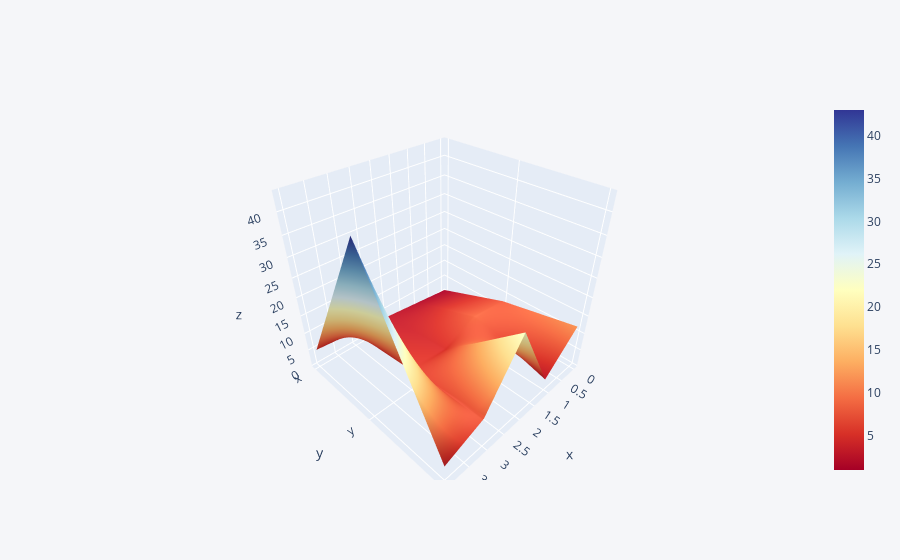

The notebook cell this image was saved under:
### Code cell
df3.iplot(kind = "surface", colorscale = "rdylbu")

### Figure 1 — Plotly figure (JSON) as saved in the notebook; plotly's stock layout.template omitted (floating-point values rounded to 4 significant figures)
{"data": [{"colorscale": [[0, "rgb(165,0,38)"], [0.1, "rgb(215,48,39)"], [0.2, "rgb(244,109,67)"], [0.3, "rgb(253,174,97)"], [0.4, "rgb(254,224,144)"], [0.5, "rgb(255,255,191)"], [0.6, "rgb(224,243,248)"], [0.7, "rgb(171,217,233)"], [0.8, "rgb(116,173,209)"], [0.9, "rgb(69,117,180)"], [1, "rgb(49,54,149)"]], "type": "surface", "x": [0, 1, 2, 3, 4], "y": ["x", "y", "z"], "z": [[1, 2, 3, 4, 5], [8, 9, 5, 6, 43], [12, 3, 23, 8, 4]]}], "layout": {"legend": {"bgcolor": "#F5F6F9", "font": {"color": "#4D5663"}}, "paper_bgcolor": "#F5F6F9", "plot_bgcolor": "#F5F6F9", "title": {"font": {"color": "#4D5663"}}, "xaxis": {"gridcolor": "#E1E5ED", "showgrid": true, "tickfont": {"color": "#4D5663"}, "title": {"font": {"color": "#4D5663"}, "text": ""}, "zerolinecolor": "#E1E5ED"}, "yaxis": {"gridcolor": "#E1E5ED", "showgrid": true, "tickfont": {"color": "#4D5663"}, "title": {"font": {"color": "#4D5663"}, "text": ""}, "zerolinecolor": "#E1E5ED"}}}
